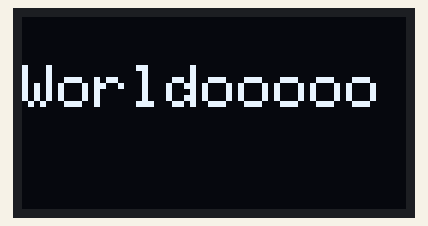
A sketch run on a simulated Arduino Uno, built with avr-gcc and run on an emulated ATmega328P. Shown: 128×64 one-colour display.

Above: at 1.1 s.

Measured:
- what the display in image 0 shows lasts 1.0 s, from 1.1 s to 2.1 s

The sketch:

newtest.ino
```cpp
#include <Wire.h>
#include <Adafruit_GFX.h>
#include <Adafruit_SH1106.h>

Adafruit_SH1106 display(23);

void setup()   {
  display.begin();
  display.setTextColor(WHITE);
  display.setTextSize(2);
}


void loop() {
  display.setCursor(0, 0);
  display.clearDisplay();
  display.println("THE");
  display.display();

  delay(1000);

  display.clearDisplay();
  display.println("Worldooooo");
  display.display();
  delay(1000);
}
```
